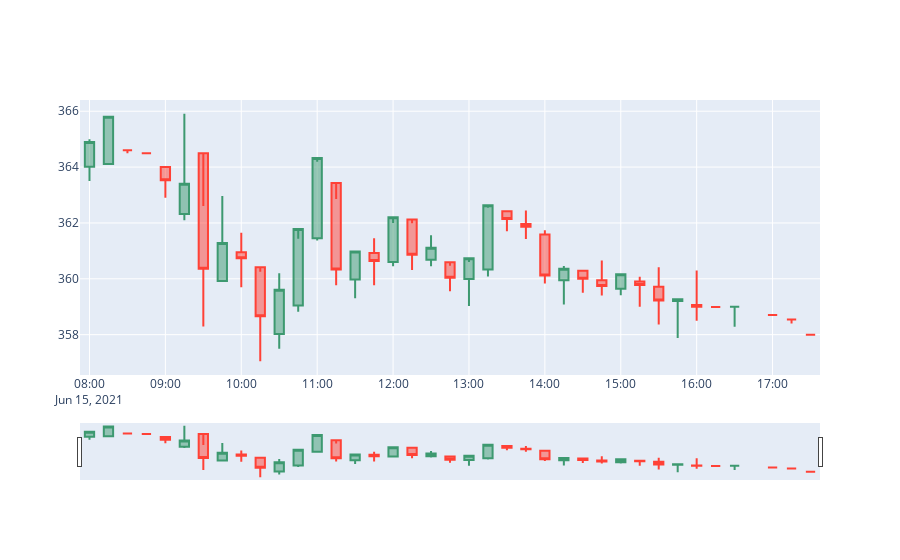

Here is the notebook cell this chart was saved with:
### Code cell
query = """
    SELECT time_bucket('15 min', stock_datetime) AS time_frame, 
    FIRST(price_open, stock_datetime) AS price_open, 
    LAST(price_close, stock_datetime) AS price_close,
    MAX(price_high) AS price_high,
    MIN(price_low) AS price_low
    FROM stocks_new2
    WHERE symbol = 'ZM' AND date(stock_datetime) = date('2021-06-15') 
    GROUP BY time_frame
"""
df = pd.read_sql(query, conn)
figure = go.Figure(data=[go.Candlestick(x=df['time_frame'],
                open=df['price_open'],
                high=df['price_high'],
                low=df['price_low'],
                close=df['price_close'])])
figure.show()
